Frame 1 (no input): blank canvas, image omitted
Frame 60 (no input): blank canvas, image omitted
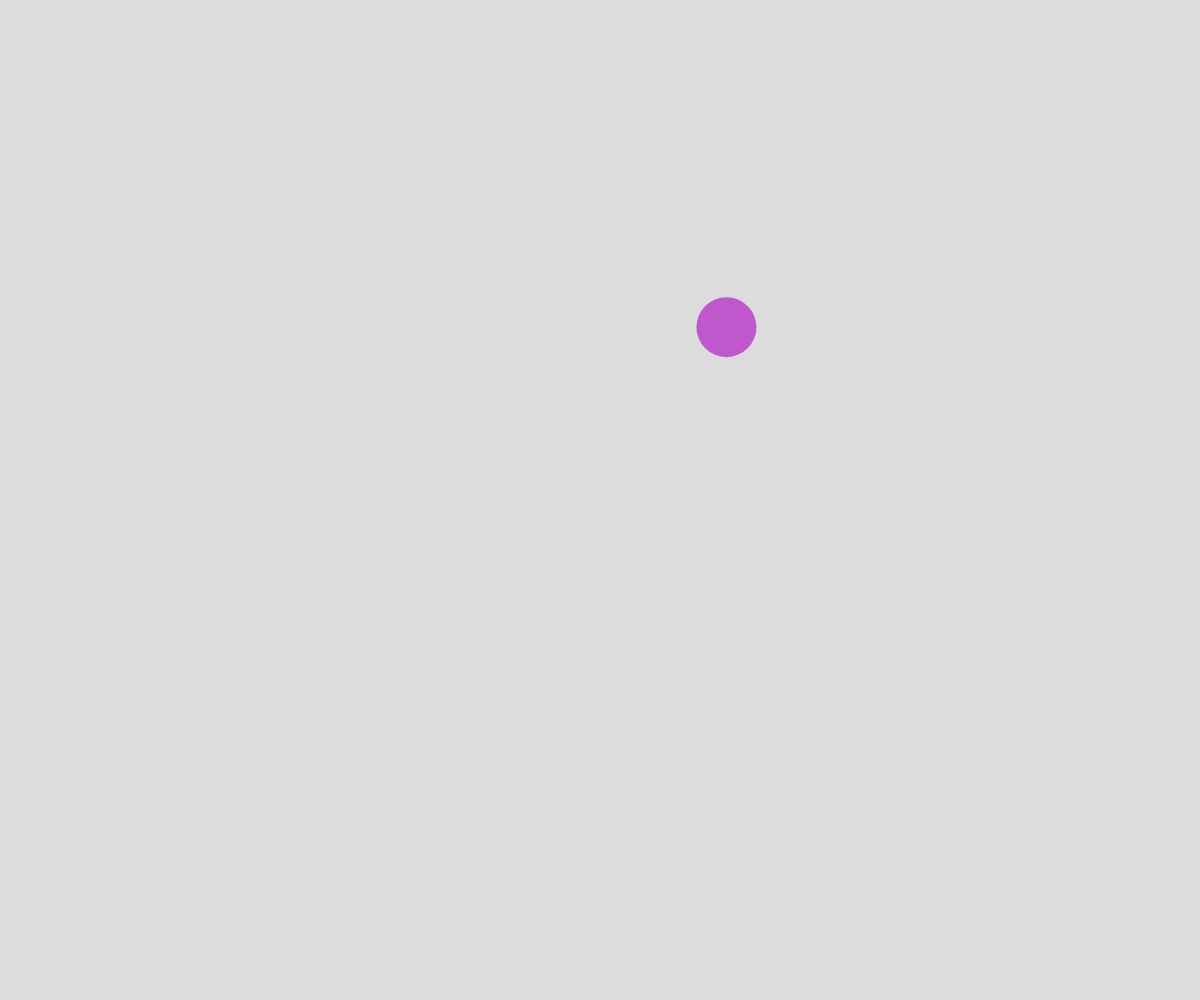
Frame 120 (the mouse pressed at the canvas centre since frame 60)

The p5.js sketch whose frames 1 and 60 were blank and that drew this single picture after the mouse press (run headless with seeded random() and noise() and a simulated clock; from frame 60 on, the mouse is pressed at the canvas centre):

// p5.js sketch
// ── sketch.js
let x;
let y;
let dx;
let dy;
let radius = 30;
let r = 0;
let g = 255;
let b = 0;
let state = "start screen"

function setup() {
  createCanvas(windowWidth, windowHeight);
  x = width / 2;
  y = height / 2;
  dx = random(-5, 5);
  dy = random(-5, 5);
  changeCircleColour();
  noStroke();
}

function draw() {
  if (state === "start screen") {
    background("black");
  }
  else if (state === "bouncing ball") {
    background(220);

  drawCircle();
  moveCircle();
  bounceOffWall();
  }

}

function mousePressed() {
  if (state === "start screen") {
    state = "bouncing ball";
  }
}


function keyTyped() {
  if (key === " ") {
    dx = random(-5, 5);
    dy = random(-5, 5);
  }
  if (key === "c") {
    changeCircleColour();
  }
}

function drawCircle() {
  //display circle
  fill(r, g, b);
  circle(x, y, radius * 2);
}

function moveCircle() {
  //move circle
  x += dx;
  y += dy;
}

function bounceOffWall() {
  //bounce if needed
  if (x + radius >= width || x - radius <= 0) {
    dx = -1 * dx;
    changeCircleColour();
  }
  if (y + radius >= height || y - radius <= 0) {
    dy = -1 * dy;
    changeCircleColour();
  }
}

function changeCircleColour() {
  r = random(255);
  g = random(255);
  b = random(255);
}
